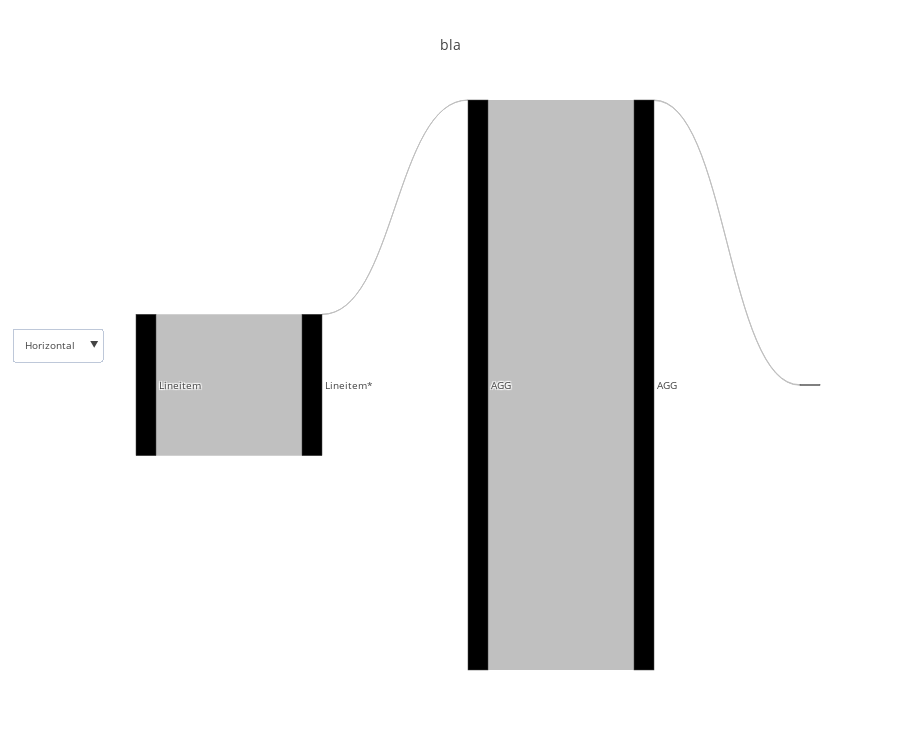

Here is the notebook cell this chart was saved with:
### Code cell
cardinality_df = query_renderer.get_cardinality_df(query, con_str)
query_renderer.vizualize(cardinality_df, title="bla", metrics=["actual_duration"], open_=False)

### Figure 1 — Plotly figure (JSON) as saved in the notebook; plotly's stock layout.template omitted (floating-point values rounded to 4 significant figures)
{"data": [{"link": {"color": ["silver", "silver", "silver", "silver"], "label": ["", "Filter condition: (lineitem.l_shipdate <= '1998-11-21 00:00:00'::timestamp without time zone)", "Group key: ['lineitem.l_returnflag', 'lineitem.l_linestatus']\nOutput: ['l_returnflag', 'l_linestatus', 'PARTIAL sum(l_quantity)', 'PARTIAL sum(l_extendedprice)', \"PARTIAL sum((l_extendedprice * ('1'::numeric - l_discount)))\", \"PARTIAL sum(((l_extendedprice * ('1'::numeric - l_discount)) * ('1'::numeric + l_tax)))\", 'PARTIAL avg(l_quantity)', 'PARTIAL avg(l_extendedprice)', 'PARTIAL avg(l_discount)', 'PARTIAL count(*)']", "Group key: ['lineitem.l_returnflag', 'lineitem.l_linestatus']\nOutput: ['l_returnflag', 'l_linestatus', 'sum(l_quantity)', 'sum(l_extendedprice)', \"sum((l_extendedprice * ('1'::numeric - l_discount)))\", \"sum(((l_extendedprice * ('1'::numeric - l_discount)) * ('1'::numeric + l_tax)))\", 'avg(l_quantity)', 'avg(l_extendedprice)', 'avg(l_discount)', 'count(*)']"], "source": [0, 1, 2, 3], "target": [1, 2, 3, 4], "value": [836, 1, 3369, 3]}, "node": {"color": [null, null, null, null], "label": ["Lineitem", "Lineitem*", "AGG", "AGG"], "pad": 200}, "orientation": "h", "type": "sankey", "valueformat": ",", "valuesuffix": [" Seconds", " Seconds", " Seconds", " Seconds"]}], "layout": {"font": {"size": 10}, "height": 750, "title": "bla", "updatemenus": [{"buttons": [{"args": ["orientation", "h"], "label": "Horizontal", "method": "restyle"}, {"args": ["orientation", "v"], "label": "Vertical", "method": "restyle"}], "y": 0.6}]}}
